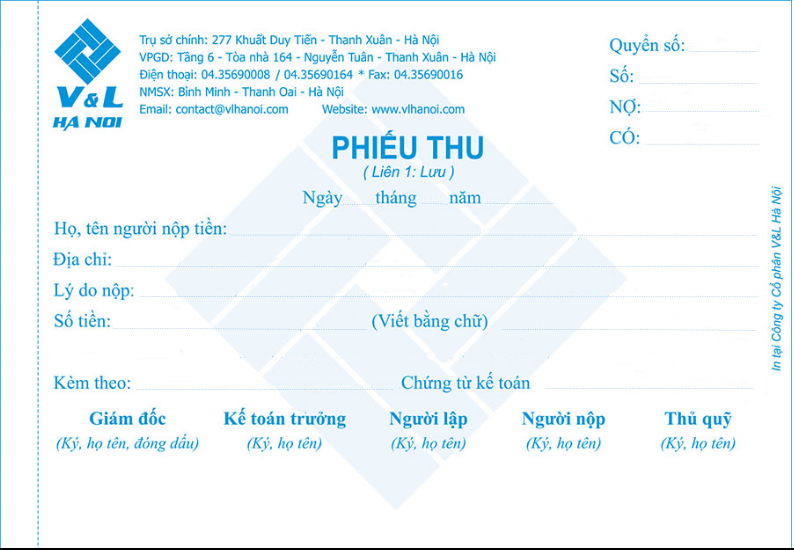
#> input picture Sample.png, 794 x 550 px
$ python -i utils.py   (imports and definitions only)
#> lines starting #> are read from the running program, lines starting #| are printed output that depends on the picture; after the words box and inside, x2 and y2 are one past the last pixel; in counts of white or black regions, pixels touching at a corner belong together
#> further down, picture is the input picture: shape (550, 794, 3); mean B, G, R 250.7, 246.7, 239
import cv2
import re
import numpy as np
import matplotlib.pyplot as plt
from re import match
from PIL import Image


# ===== functions to processing image====

def pre_processing(image):
    image_gray = cv2.cvtColor(np.asarray(image), cv2.COLOR_BGR2GRAY)
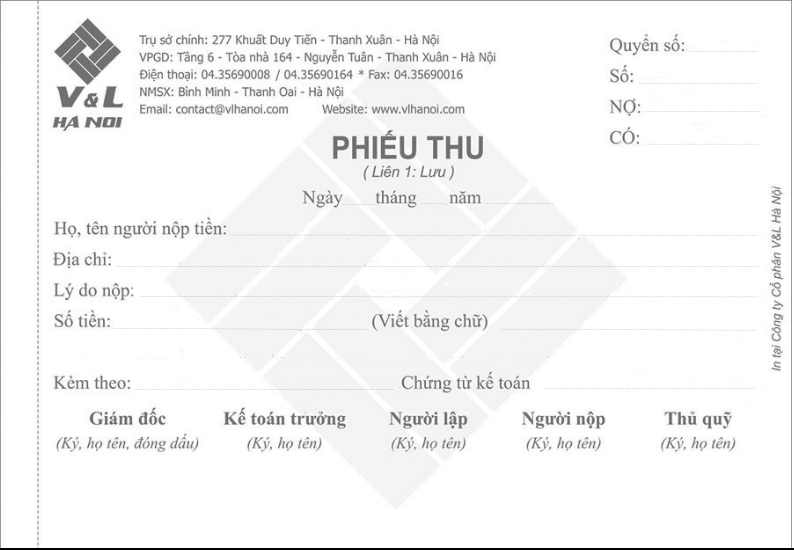
#> image_gray: shape (550, 794); min 0, max 255, mean 244.9
    image_blur = cv2.GaussianBlur(image_gray, (9, 9), 1)
    th1 = cv2.adaptiveThreshold(image_blur,255,cv2.ADAPTIVE_THRESH_GAUSSIAN_C, cv2.THRESH_BINARY,11,2)
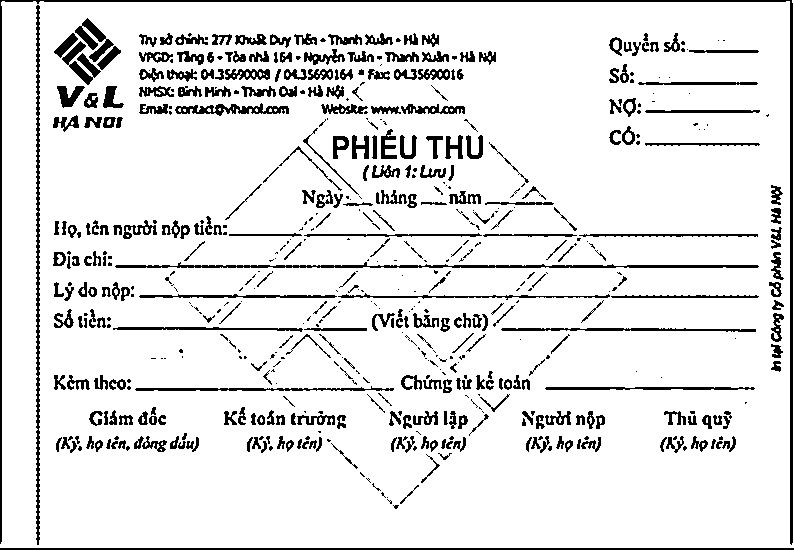
#> th1: shape (550, 794); 89.5% white; 574 black regions (244 under 20 px), largest, box (x1, y1, x2, y2) and area: (0, 0, 793, 545) 4277, (115, 262, 759, 268) 1750, (36, 5, 40, 545) 1592

    kernel = np.ones((1, 1), np.uint8)
    opening = cv2.morphologyEx(th1, cv2.MORPH_OPEN, kernel)
    closing = cv2.morphologyEx(opening, cv2.MORPH_CLOSE, kernel)

    ret1, th2 = cv2.threshold(image_gray, 157, 255, cv2.THRESH_BINARY)
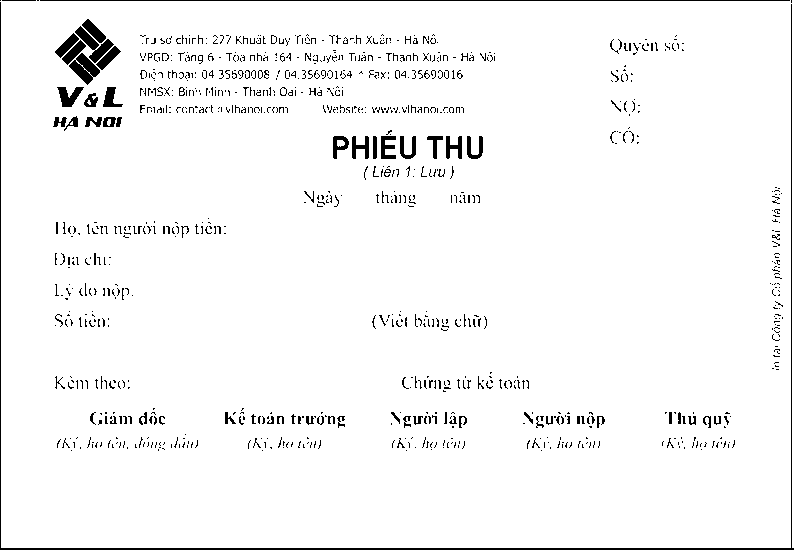
#> th2: shape (550, 794); 96.4% white; 940 black regions (847 under 20 px), largest, box (x1, y1, x2, y2) and area: (0, 2, 794, 550) 2678, (40, 0, 790, 1) 750, (69, 53, 100, 85) 485
    ret2, th3 = cv2.threshold(th2, 0, 255, cv2.THRESH_BINARY + cv2.THRESH_OTSU)
#> ret2 = 0
    blur = cv2.GaussianBlur(th3, (9,9),1)
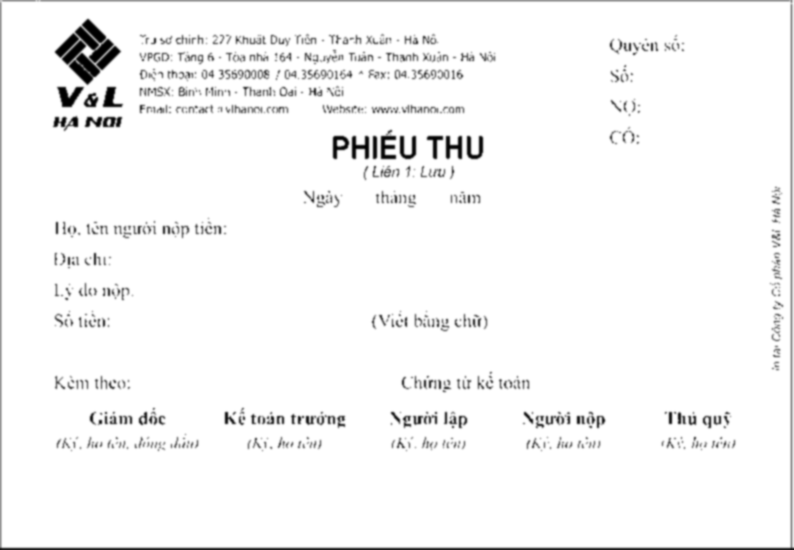
#> blur: shape (550, 794); min 0, max 255, mean 246.1
    ret3, th4 = cv2.threshold(blur, 0, 255, cv2.THRESH_BINARY + cv2.THRESH_OTSU)
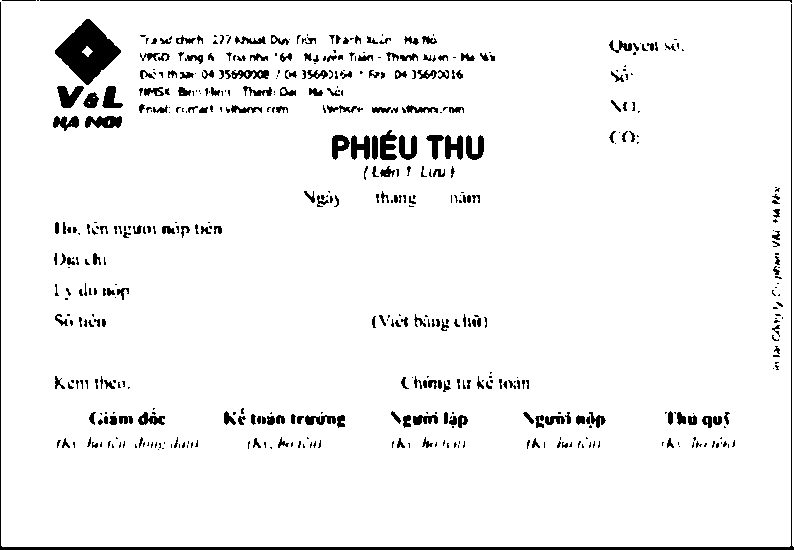
#> th4: shape (550, 794); 94.8% white; 510 black regions (276 under 20 px), largest, box (x1, y1, x2, y2) and area: (0, 2, 794, 550) 3473, (55, 19, 121, 85) 2255, (40, 0, 792, 3) 755
#> ret3 = 189
    or_image = cv2.bitwise_or(th4, closing)
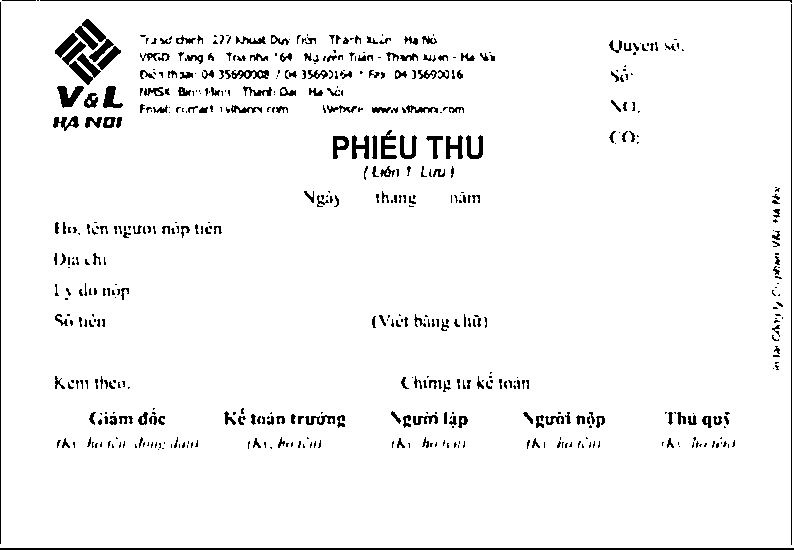
#> or_image: shape (550, 794); 95.6% white; 541 black regions (320 under 20 px), largest, box (x1, y1, x2, y2) and area: (0, 548, 794, 550) 1588, (40, 0, 792, 3) 755, (75, 19, 114, 62) 611
    return or_image

>>> import cv2
>>> picture = cv2.imread('Sample.png')
>>> result = pre_processing(picture)
